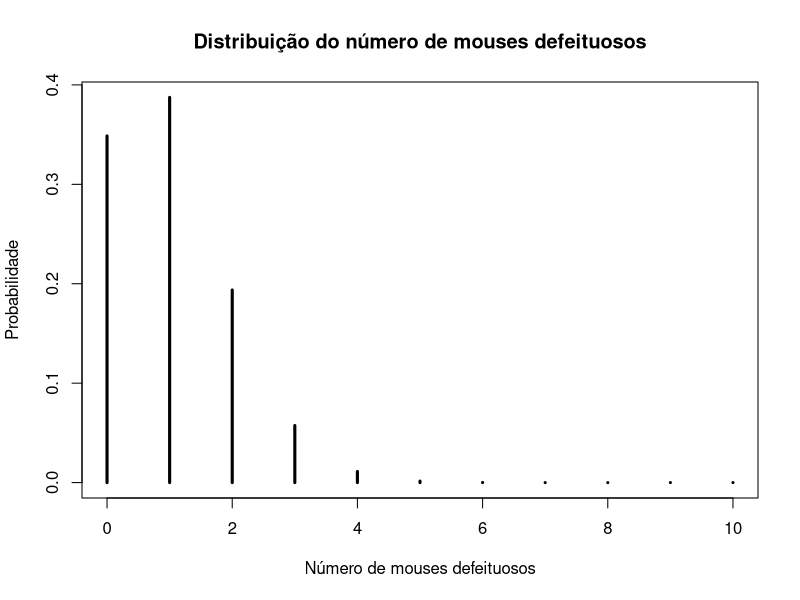

This figure's R source:
p = 0.1
n = 10

# A.1 (exatamente 3 mouses defeituosos)
dbinom(3, n, p)

#A.2 (mais de 2 mouses defeituosos)
1 - pbinom(2, n, p)

#A.3 (até 4 mouses defeituosos)
pbinom(4, n, p)


# B
vetor.probabilidade <- dbinom(0:10, n, p)
vetor.probabilidade

# bônus
plot(
  0:10,
  vetor.probabilidade,
  main = "Distribuição do número de mouses defeituosos",
  xlab = "Número de mouses defeituosos",
  ylab = "Probabilidade",
  type = "h",
  lwd = 3
)

# C
nSamples <- 1000000
count.com.defeito <- 0 
count.sem.defeito <- 0
freq.mouses.defeituosos <- rep(0, 10)
for (i in 1:nSamples)
{
  #sorteia quantos mouses de 10 são defeituosos
  count.com.defeito <- rbinom(1, n, p)
  
  if (count.com.defeito > 0)
  {
    freq.mouses.defeituosos[count.com.defeito] <- freq.mouses.defeituosos[count.com.defeito]+1
  }
  else
  {
    count.sem.defeito <- count.sem.defeito+1
  }
}

# C.1
prob.tres.defeituosos <- freq.mouses.defeituosos[3] / nSamples
print(prob.tres.defeituosos)

# C.2
prob.mais.de.dois.defeituosos <- sum(freq.mouses.defeituosos[3:10]) / nSamples
print(prob.mais.de.dois.defeituosos)

# C.2
prob.no.maximo.quatro.defeituosos <- (count.sem.defeito + sum(freq.mouses.defeituosos[1:4])) / nSamples
print(prob.no.maximo.quatro.defeituosos)
